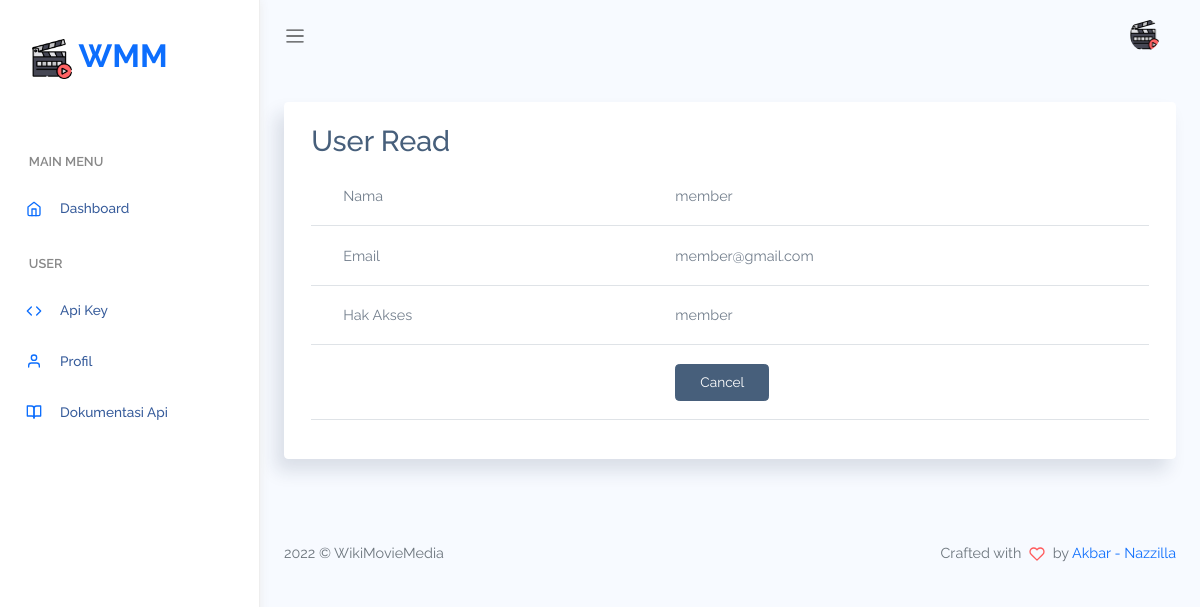
The page /index.php/user/read/32 on the database its author committed.
### tables this page shows
CREATE TABLE `user` (
  `id_user` int(11) NOT NULL,
  `nama` varchar(255) NOT NULL,
  `email` varchar(255) NOT NULL,
  `password` varchar(255) NOT NULL,
  `hak_akses` enum('admin','member') NOT NULL DEFAULT 'member'
);

### application/controllers/User.php (called while the page is built, shortened)
<?php
class User extends CI_Controller
{
    function __construct()
    {
        $this->load->model('User_model');
        $this->load->model('Keys_model');
        $this->load->library('form_validation');
    }
    public function read($id)
    {
        $row = $this->User_model->get_by_id($id);
        if ($row) {
            $data = array(
                'id_user' => $row->id_user,
                'nama' => $row->nama,
                'email' => $row->email,
                'hak_akses' => $row->hak_akses,
            );
            $this->load->view('dashboard/header');
            $this->load->view('user/user_read', $data);
            $this->load->view('dashboard/footer');
        } else {
            $this->session->set_flashdata('message', 'Record Not Found');
            redirect(site_url('user'));
        }
    }
}

### index.php (called while the page is built, shortened)
<?php
require_once BASEPATH.'core/CodeIgniter.php';

### application/models/User_model.php (called while the page is built, shortened)
<?php
class User_model extends CI_Model
{
    public $table = 'user';
    public $id = 'id_user';
    function get_by_id($id)
    {
        $this->db->where($this->id, $id);
        return $this->db->get($this->table)->row();
    }
}

### application/views/user/user_read.php (the view)
<div class="card">
    <div class="card-body">
        <h2 style="margin-top:0px">User Read</h2>
        <table class="table">
            <tr>
                <td>Nama</td>
                <td><?php echo $nama; ?></td>
            </tr>
            <tr>
                <td>Email</td>
                <td><?php echo $email; ?></td>
            </tr>
            <tr>
                <td>Hak Akses</td>
                <td><?php echo $hak_akses; ?></td>
            </tr>
            <tr>
                <td></td>
                <td><a href="<?php echo site_url('user') ?>" class="btn btn-secondary">Cancel</a></td>
            </tr>
        </table>
    </div>
</div>

### assets/css/app.css (style rules this page uses)
* { font-family: Raleway; }
a { text-decoration: none; }
a, button { outline: 0; }
.btn.btn-danger, .btn.btn-dark, .btn.btn-info, .btn.btn-light, .btn.btn-link, .btn.btn-primary, .btn.btn-secondary, .btn.btn-success, .btn.btn-warning { color: #fff; }
.card { box-shadow: -8px 12px 18px 0 rgba(25, 42, 70, 0.13); margin-bottom: 2.2rem; }
.card .card-body { padding: 1.4rem 1.7rem; }
.dataTable-table td, .dataTable-table thead th, .table td, .table thead th { vertical-align: middle; }

### rows shown on the page
user: nama "member", email "member@gmail.com", hak_akses "member"
